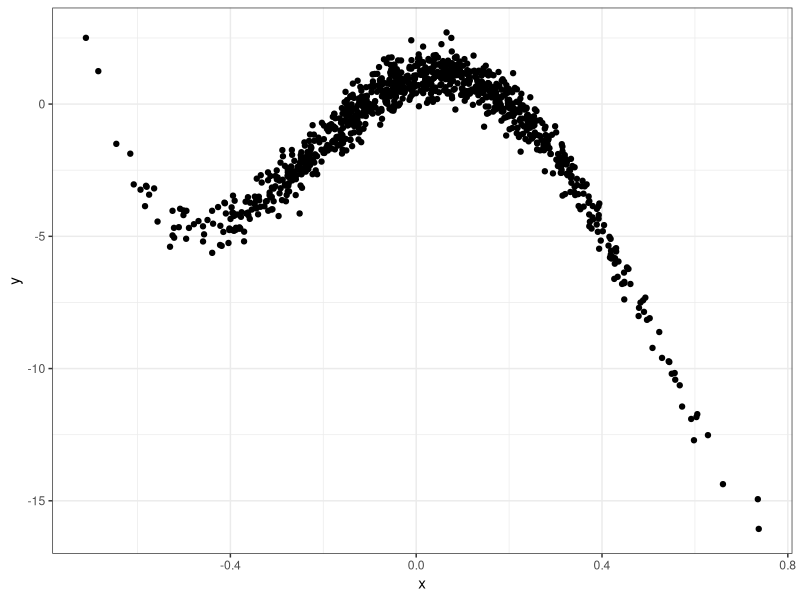
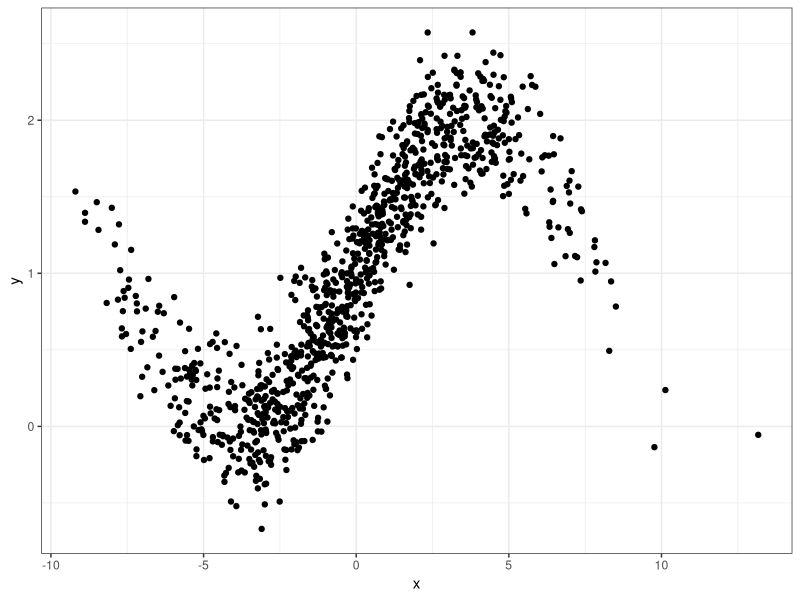
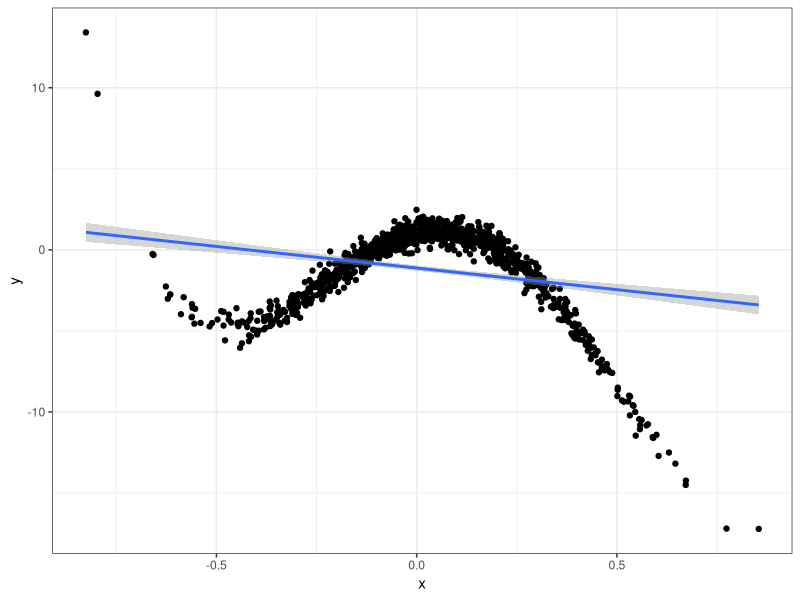
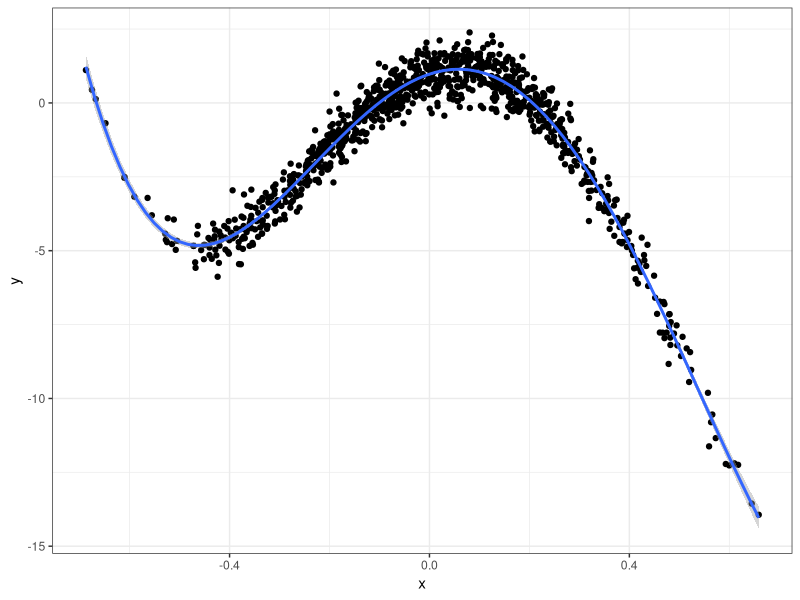
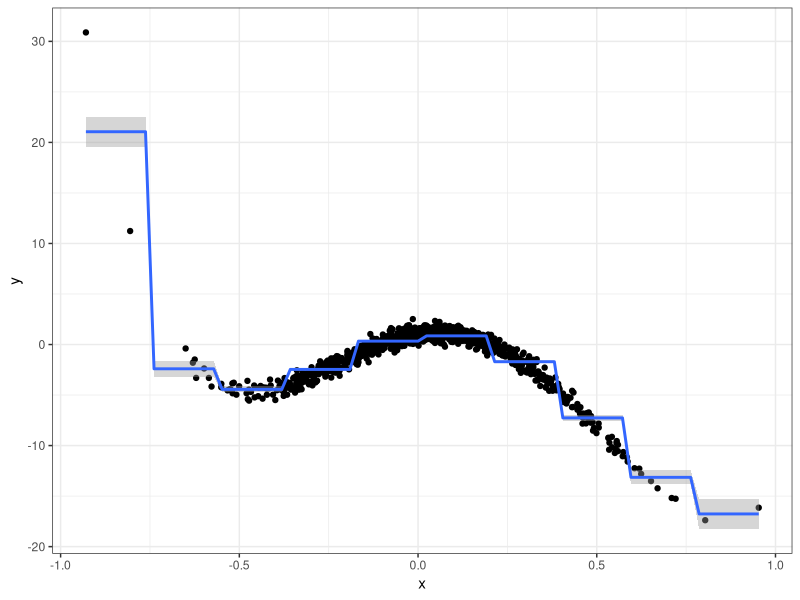
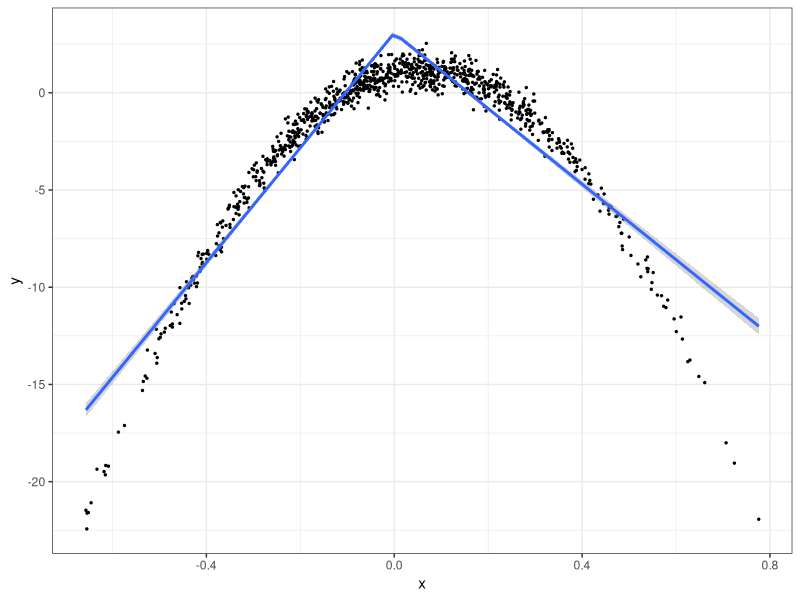
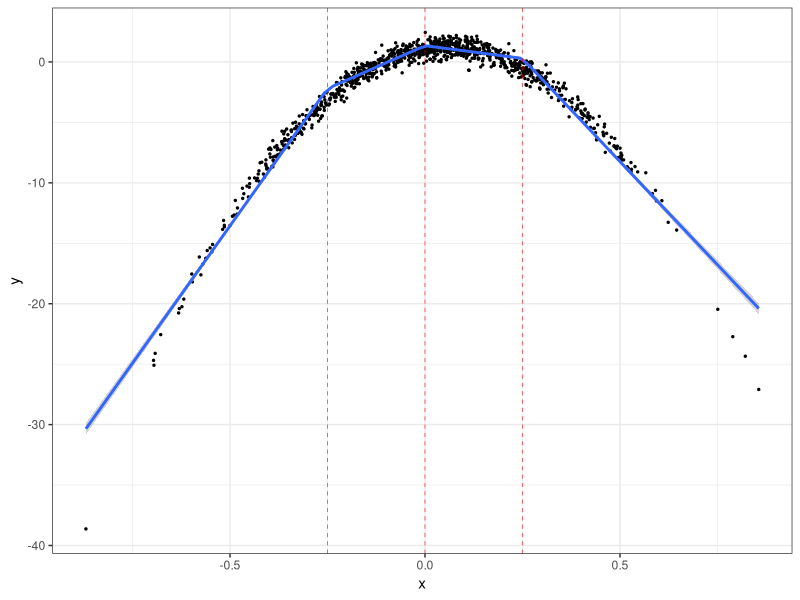
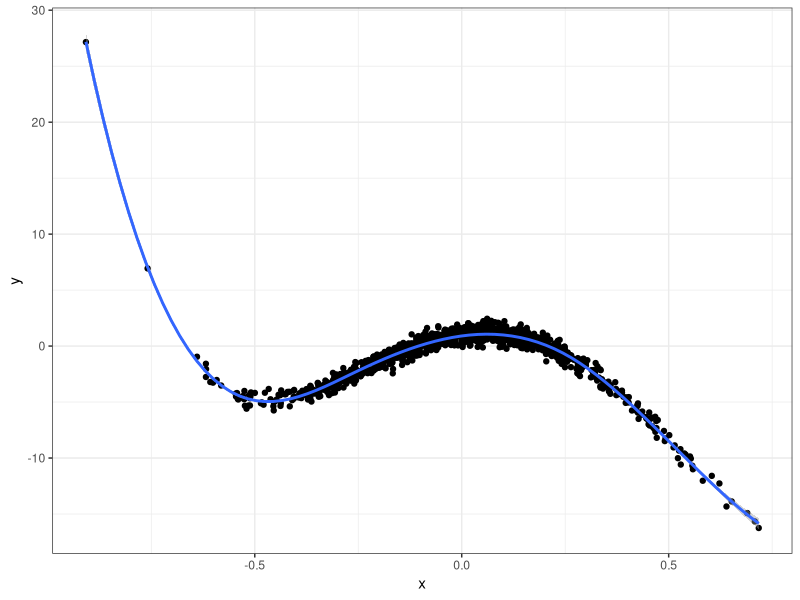

These figures' R source, in order:
## ---- chunk 1
library(tidyverse)
x <- rnorm(1000, sd = 0.25)
y <- 1 + 5.3 * x - 45 * x^2 - 35.5 * x^3 + 60 * x^4 + rnorm(1000, sd = 0.5)
ggplot(tibble(x=x, y=y), aes(x,y)) + geom_point() + theme_bw()
## ---- chunk 2
library(tidyverse)
x <- rnorm(1000, sd = 3.5)
y <- 1 + sinpi(x/8) + rnorm(1000, sd = 0.25)
ggplot(tibble(x=x, y=y), aes(x,y)) + geom_point() + theme_bw()
## ---- chunk 3
x <- rnorm(1000, sd = 0.25)
y <- 1 + 5.3 * x - 45 * x^2 - 35.5 * x^3 + 60 * x^4 + rnorm(1000, sd = 0.5)
ggplot(tibble(x=x, y=y), aes(x,y)) + 
  geom_point() +
  geom_smooth(method = "lm") +
  theme_bw()

## ---- chunk 4
x <- rnorm(1000, sd = 0.25)
y <- 1 + 5.3 * x - 45 * x^2 - 35.5 * x^3 + 60 * x^4 + rnorm(1000, sd = 0.5)
ggplot(tibble(x=x, y=y), aes(x,y)) + 
  geom_point() +
  geom_smooth(method = "lm", formula = y ~ poly(x, 4)) +
  theme_bw()

## ---- chunk 5
#| code-fold: false
x <- rnorm(1000, sd = 0.25)
y <- 1 + 5.3 * x - 45 * x^2 - 35.5 * x^3 + 60 * x^4 + rnorm(1000, sd = 0.5)
## ---- chunk 6

library(tidyverse)
library(splines)
x <- rnorm(1000, sd = 0.25)
y <- 1 + 5.3 * x - 45 * x^2 - 35.5 * x^3 + 60 * x^4 + rnorm(1000, sd = 0.5)
ggplot(tibble(x=x, y=y), aes(x,y)) + 
  geom_point() +
  geom_smooth(method = "lm", formula = y ~ cut(x, 10)) +
  theme_bw()
## ---- chunk 7
#| code-fold: false
x <- rnorm(1000, sd = 0.25)
y <- 1 + 5.3 * x - 45 * x^2 - 35.5 * x^3 + 60 * x^4 + rnorm(1000, sd = 0.5)
## ---- chunk 8
x <- rnorm(1000, sd = 0.25)
y <- 1 + 5.3 * x - 45 * x^2 + rnorm(1000, sd = 0.5)
ggplot(tibble(x=x, y=y), aes(x,y)) + 
  geom_point(size = 0.5) +
  geom_smooth(method = "lm", formula = y ~ x + I(x * (x>0))) +
  theme_bw()
## ---- chunk 9
x <- rnorm(1000, sd = 0.25)
y <- 1 + 5.3 * x - 45 * x^2 + rnorm(1000, sd = 0.5)
ggplot(tibble(x=x, y=y), aes(x,y)) + 
  geom_point(size = 0.5) +
  geom_smooth(method = "lm", formula = y ~ bs(x, knots = c(-0.25, 0, 0.25), degree = 1)) +
  geom_vline(xintercept = 0.25, lty = 2, lwd = .2, col = "red") +
  geom_vline(xintercept = -0.25, lty = 2, lwd = .2, col = "red") +
  geom_vline(xintercept = 0, lty = 2, lwd = .2, col = "red") +
  theme_bw()
## ---- chunk 10
x <- rnorm(1000, sd = 0.25)
y <- 1 + 5.3 * x - 45 * x^2 - 35.5 * x^3 + 60 * x^4 + rnorm(1000, sd = 0.5)
ggplot(tibble(x=x, y=y), aes(x,y)) + 
  geom_point() +
  geom_smooth(method = "lm", formula = y ~ bs(x, knots = c(-0.25, 0.25))) +
  theme_bw()
## ---- chunk 11
x <- rnorm(1000, sd = 0.25)
y <- 1 + 5.3 * x - 45 * x^2 - 35.5 * x^3 + 60 * x^4 + rnorm(1000, sd = 0.5)
ggplot(tibble(x=x, y=y), aes(x,y)) + 
  geom_point() +
  geom_smooth(method = "lm", formula = y ~ ns(x, knots = c(-0.25, 0.25))) +
  theme_bw()
## ---- chunk 12
#| code-fold: false
x <- rnorm(1000, sd = 0.25)
y <- 1 + 5.3 * x - 45 * x^2 - 35.5 * x^3 + 60 * x^4 + rnorm(1000, sd = 0.5)
